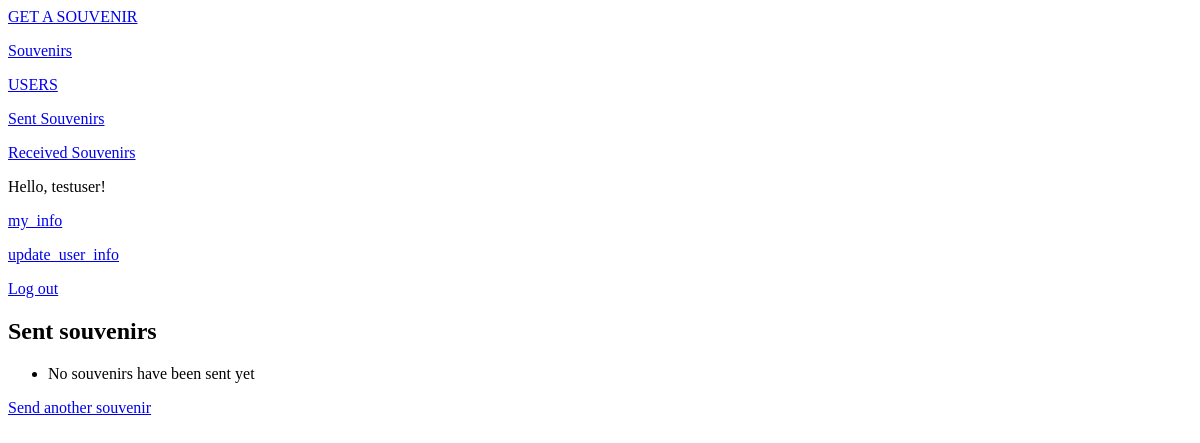
The page /send_user_souvenirs/ (signed in) on the database as committed earlier.
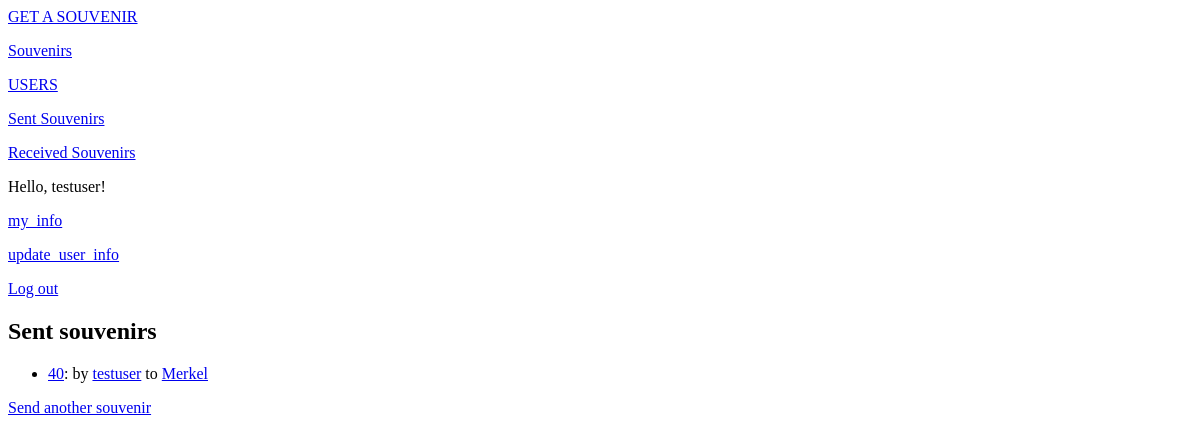
The same page on the database as committed later.
### souvenirs_app/models.py (models this page shows, shortened)
class Souvenir(models.Model):
    souvenir_id = models.AutoField(primary_key=True)
    slug = models.SlugField(max_length=30, verbose_name='URL')
    send_user = models.ForeignKey(UserInfo, on_delete=models.PROTECT, related_name='send_user')
    send_date = models.DateField(auto_now_add=True)
    receive_user = models.ForeignKey(UserInfo, on_delete=models.PROTECT, related_name='receive_user')
    receive_date = models.DateField(auto_now=True)
    send_user_img = models.ImageField(upload_to='send/', default='no-photo.png', null=True, blank=True)
    receive_user_img = models.ImageField(upload_to='receive/', default='no-photo.png', null=True, blank=True)
    message = models.TextField(max_length=500, null=True, blank=True)
    STATUS_CHOICES = (('TR', 'Travelling'), ('RCV', 'Received'))
    status = models.CharField(max_length=10, choices=STATUS_CHOICES, default='Travelling')
    def get_absolute_url(self):
        return reverse('souvenirs_app:souvenir', kwargs={'souvenir_slug': self.slug})
    class Meta:
        verbose_name = 'Souvenir'
        verbose_name_plural = 'Souvenirs'

class UserInfo(models.Model):
    username = models.OneToOneField(User, on_delete=models.PROTECT, primary_key=True)
    slug = models.SlugField(max_length=30, verbose_name='URL')
    avatar = models.ImageField(upload_to='avatars/', default='no-avatar.jpg', null=True, blank=True)
    sex = models.CharField(max_length=6, choices=(('MALE', 'male'), ('FEMALE', 'female')))
    date_of_birthday = models.DateField(null=True, blank=True)
    country = models.ForeignKey(Country, on_delete=models.PROTECT, related_name='userinfo', unique=False)
    city = models.CharField(max_length=30)
    address = models.TextField(max_length=200)
    about = models.TextField(max_length=500, null=True, blank=True)
    def __str__(self):
        return str(self.username)
    def get_absolute_url(self):
        return reverse('souvenirs_app:user_info', kwargs={'user_info_slug': self.slug})
    class Meta:
        verbose_name = 'User_information'
        verbose_name_plural = 'User_informations'

### souvenirs_app/views.py (the view)
# urls.py: path('send_user_souvenirs/', views.SendUserSouvenirsView.as_view(), name='send_user_souvenirs'),
class SendUserSouvenirsView(LoginRequiredMixin, ListView):
    model = Souvenir
    template_name = 'souvenirs_app/send_user_souvenirs.html'
    context_object_name = 'send_user_souvenirs'
    def get_queryset(self):
        return Souvenir.objects.filter(send_user__slug=slugify(self.request.user))

### souvenirs_app/templates/souvenirs_app/send_user_souvenirs.html
{% extends 'souvenirs_app/base.html' %}
{% block content %}
    <h2>Sent souvenirs</h2>
    <ul>
        {% for souvenir in send_user_souvenirs %}
            <li><a href="{{ souvenir.get_absolute_url }}">{{ souvenir.souvenir_id }}</a>:
                by
                <a href="{{ souvenir.send_user.get_absolute_url }}">{{ souvenir.send_user }}</a>
                to
                <a href="{{ souvenir.receive_user.get_absolute_url }}">{{ souvenir.receive_user }}</a>
        {% empty %}
            <li>No souvenirs have been sent yet</li>
        {% endfor %}
    </ul>
    <a href="{% url 'souvenirs_app:create_souvenir' %}">Send another souvenir</a>
{% endblock content %}

Rows that differ between the two databases and show on the page:
added Souvenir: souvenir_id "40", send_user "testuser", receive_user "Merkel"
Other text that changed with them:
text no longer shown: "No souvenirs have been sent yet"
